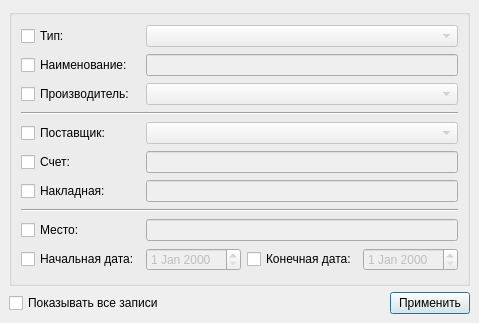
<ui version="4.0" >
 <author></author>
 <comment></comment>
 <exportmacro></exportmacro>
 <class>PrihodFiltrDialog</class>
 <widget class="QDialog" name="PrihodFiltrDialog" >
  <property name="geometry" >
   <rect>
    <x>0</x>
    <y>0</y>
    <width>454</width>
    <height>323</height>
   </rect>
  </property>
  <property name="windowTitle" >
   <string>Dialog</string>
  </property>
  <layout class="QVBoxLayout" >
   <property name="margin" >
    <number>9</number>
   </property>
   <property name="spacing" >
    <number>6</number>
   </property>
   <item>
    <widget class="QGroupBox" name="groupBox" >
     <property name="title" >
      <string/>
     </property>
     <layout class="QGridLayout" >
      <property name="margin" >
       <number>9</number>
      </property>
      <property name="spacing" >
       <number>6</number>
      </property>
      <item row="6" column="0" >
       <widget class="QCheckBox" name="bcb11" >
        <property name="text" >
         <string>Накладная:</string>
        </property>
       </widget>
      </item>
      <item row="6" column="1" colspan="3" >
       <widget class="QLineEdit" name="le6" >
        <property name="enabled" >
         <bool>false</bool>
        </property>
       </widget>
      </item>
      <item row="5" column="1" colspan="3" >
       <widget class="QLineEdit" name="le4" >
        <property name="enabled" >
         <bool>false</bool>
        </property>
       </widget>
      </item>
      <item row="5" column="0" >
       <widget class="QCheckBox" name="bcb7" >
        <property name="text" >
         <string>Счет:</string>
        </property>
       </widget>
      </item>
      <item row="0" column="0" >
       <widget class="QCheckBox" name="bcb2" >
        <property name="text" >
         <string>Тип:</string>
        </property>
       </widget>
      </item>
      <item row="1" column="0" >
       <widget class="QCheckBox" name="bcb3" >
        <property name="text" >
         <string>Наименование:</string>
        </property>
       </widget>
      </item>
      <item row="9" column="0" >
       <widget class="QCheckBox" name="bcb9" >
        <property name="text" >
         <string>Начальная дата:</string>
        </property>
       </widget>
      </item>
      <item row="9" column="1" >
       <widget class="QDateEdit" name="de1" >
        <property name="enabled" >
         <bool>false</bool>
        </property>
       </widget>
      </item>
      <item row="9" column="2" >
       <widget class="QCheckBox" name="bcb10" >
        <property name="text" >
         <string>Конечная дата:</string>
        </property>
       </widget>
      </item>
      <item row="9" column="3" >
       <widget class="QDateEdit" name="de2" >
        <property name="enabled" >
         <bool>false</bool>
        </property>
       </widget>
      </item>
      <item row="8" column="1" colspan="3" >
       <widget class="QLineEdit" name="le5" >
        <property name="enabled" >
         <bool>false</bool>
        </property>
       </widget>
      </item>
      <item row="8" column="0" >
       <widget class="QCheckBox" name="bcb8" >
        <property name="text" >
         <string>Место:</string>
        </property>
       </widget>
      </item>
      <item row="7" column="0" colspan="4" >
       <widget class="Line" name="line_3" >
        <property name="orientation" >
         <enum>Qt::Horizontal</enum>
        </property>
       </widget>
      </item>
      <item row="4" column="0" >
       <widget class="QCheckBox" name="bcb6" >
        <property name="text" >
         <string>Поставщик:</string>
        </property>
       </widget>
      </item>
      <item row="4" column="1" colspan="3" >
       <widget class="QComboBox" name="cb3" >
        <property name="enabled" >
         <bool>false</bool>
        </property>
       </widget>
      </item>
      <item row="3" column="0" colspan="4" >
       <widget class="Line" name="line_2" >
        <property name="orientation" >
         <enum>Qt::Horizontal</enum>
        </property>
       </widget>
      </item>
      <item row="2" column="0" >
       <widget class="QCheckBox" name="bcb5" >
        <property name="enabled" >
         <bool>true</bool>
        </property>
        <property name="text" >
         <string>Производитель:</string>
        </property>
       </widget>
      </item>
      <item row="2" column="1" colspan="3" >
       <widget class="QComboBox" name="cb2" >
        <property name="enabled" >
         <bool>false</bool>
        </property>
       </widget>
      </item>
      <item row="1" column="1" colspan="3" >
       <widget class="QLineEdit" name="le2" >
        <property name="enabled" >
         <bool>false</bool>
        </property>
       </widget>
      </item>
      <item row="0" column="1" colspan="3" >
       <widget class="QComboBox" name="cb1" >
        <property name="enabled" >
         <bool>false</bool>
        </property>
       </widget>
      </item>
     </layout>
    </widget>
   </item>
   <item>
    <layout class="QHBoxLayout" >
     <property name="margin" >
      <number>0</number>
     </property>
     <property name="spacing" >
      <number>6</number>
     </property>
     <item>
      <widget class="QCheckBox" name="bcb12" >
       <property name="text" >
        <string>Показывать все записи</string>
       </property>
      </widget>
     </item>
     <item>
      <spacer>
       <property name="orientation" >
        <enum>Qt::Horizontal</enum>
       </property>
       <property name="sizeHint" >
        <size>
         <width>40</width>
         <height>20</height>
        </size>
       </property>
      </spacer>
     </item>
     <item>
      <widget class="QPushButton" name="pb1" >
       <property name="text" >
        <string>Применить</string>
       </property>
      </widget>
     </item>
    </layout>
   </item>
  </layout>
 </widget>
 <pixmapfunction></pixmapfunction>
 <tabstops>
  <tabstop>bcb2</tabstop>
  <tabstop>cb1</tabstop>
  <tabstop>bcb3</tabstop>
  <tabstop>le2</tabstop>
  <tabstop>bcb5</tabstop>
  <tabstop>cb2</tabstop>
  <tabstop>bcb6</tabstop>
  <tabstop>cb3</tabstop>
  <tabstop>bcb7</tabstop>
  <tabstop>le4</tabstop>
  <tabstop>bcb9</tabstop>
  <tabstop>de1</tabstop>
  <tabstop>bcb10</tabstop>
  <tabstop>de2</tabstop>
 </tabstops>
 <resources/>
 <connections/>
</ui>
